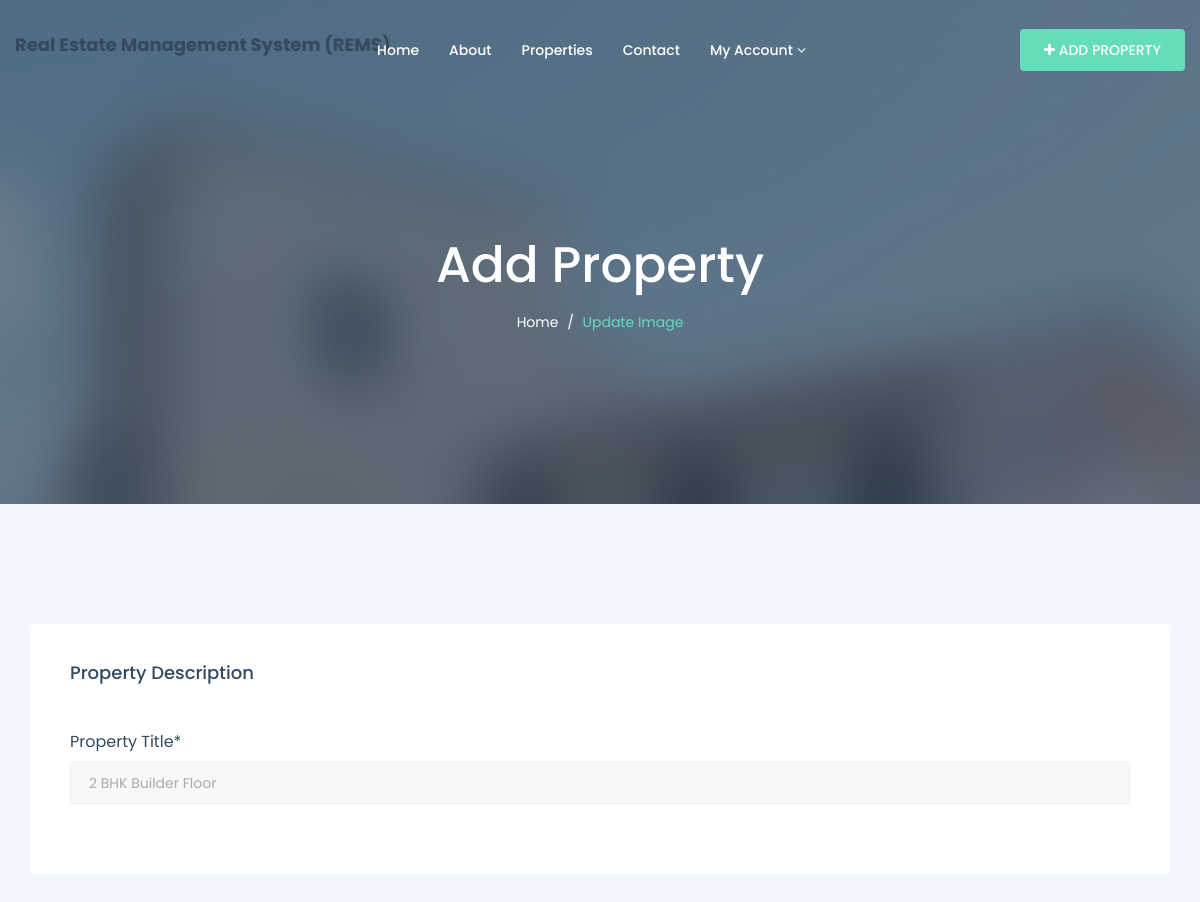
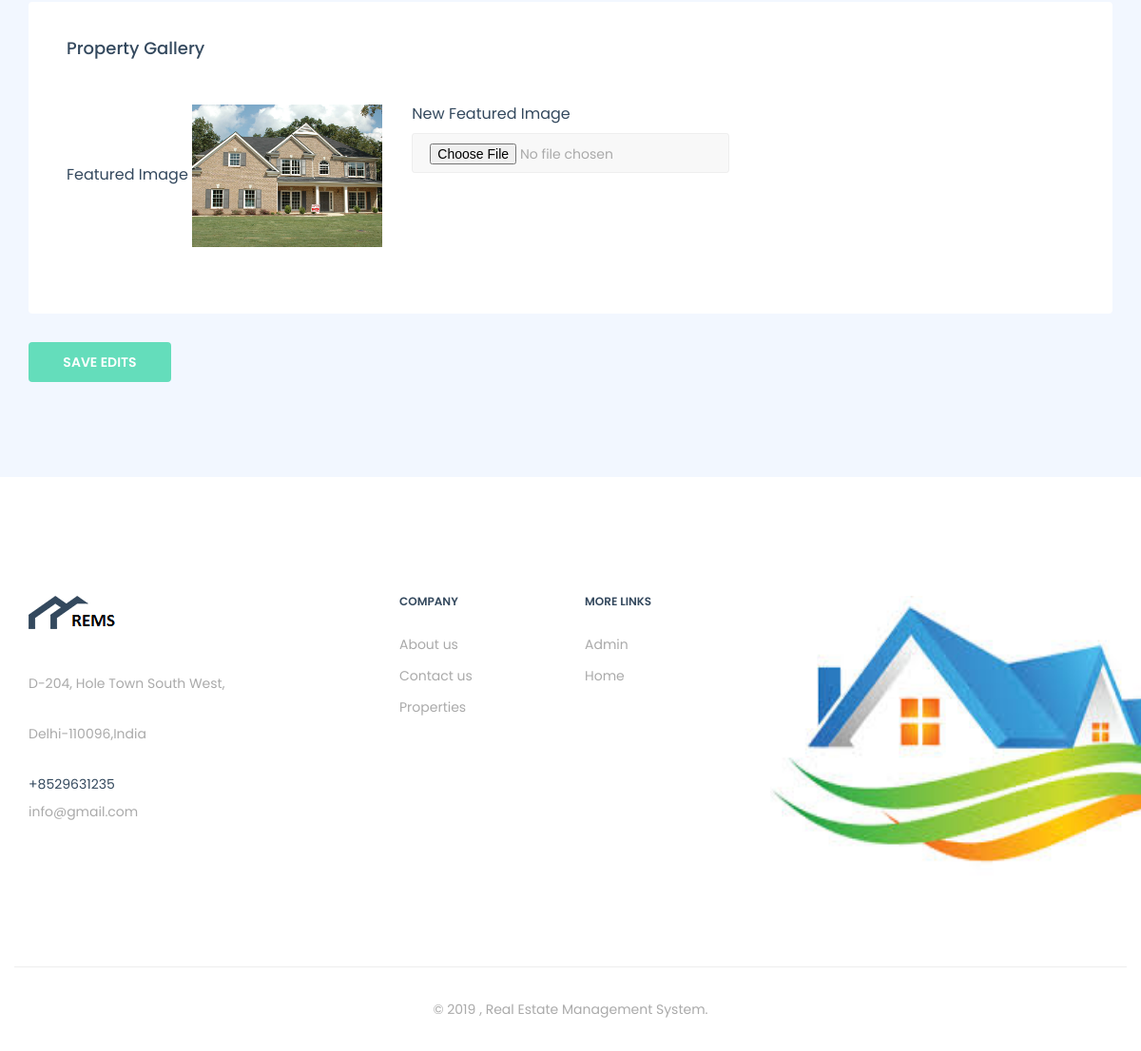
Screenshot of /rems/changeimage.php?editid=1 (signed in) with the database file from the repository (2 pictures, top to bottom).
### tables this page shows
CREATE TABLE `tblproperty` (
  `ID` int(10) NOT NULL,
  `UserID` char(20) DEFAULT NULL,
  `PropertyTitle` mediumtext DEFAULT NULL,
  `PropertDescription` mediumtext DEFAULT NULL,
  `Type` varchar(50) DEFAULT NULL,
  `Status` varchar(100) DEFAULT NULL,
  `Location` varchar(200) DEFAULT NULL,
  `Bedrooms` varchar(200) DEFAULT NULL,
  `Bathrooms` varchar(200) DEFAULT NULL,
  `Floors` varchar(200) DEFAULT NULL,
  `Garages` varchar(200) DEFAULT NULL,
  `Area` varchar(50) DEFAULT NULL,
  `Size` varchar(50) DEFAULT NULL,
  `RentorsalePrice` varchar(120) DEFAULT NULL,
  `BeforePricelabel` varchar(120) DEFAULT NULL,
  `AfterPricelabel` varchar(120) DEFAULT NULL,
  `PropertyID` varchar(120) DEFAULT NULL,
  `CenterCooling` int(4) DEFAULT NULL,
  `Balcony` int(4) DEFAULT NULL,
  `PetFriendly` int(4) DEFAULT NULL,
  `Barbeque` int(4) DEFAULT NULL,
  `FireAlarm` int(4) DEFAULT NULL,
  `ModernKitchen` int(4) DEFAULT NULL,
  `Storage` int(4) DEFAULT NULL,
  `Dryer` int(4) DEFAULT NULL,
  `Heating` int(4) DEFAULT NULL,
  `Pool` int(4) DEFAULT NULL,
  `Laundry` int(4) DEFAULT NULL,
  `Sauna` int(4) DEFAULT NULL,
  `Gym` int(4) DEFAULT NULL,
  `Elevator` int(4) DEFAULT NULL,
  `DishWasher` int(4) DEFAULT NULL,
  `EmergencyExit` int(4) DEFAULT NULL,
  `FeaturedImage` varchar(200) DEFAULT NULL,
  `GalleryImage1` varchar(200) DEFAULT NULL,
  `GalleryImage2` varchar(200) DEFAULT NULL,
  `GalleryImage3` varchar(200) DEFAULT NULL,
  `GalleryImage4` varchar(200) DEFAULT NULL,
  `GalleryImage5` varchar(200) DEFAULT NULL,
  `Address` varchar(200) DEFAULT NULL,
  `Country` varchar(200) DEFAULT NULL,
  `City` varchar(220) DEFAULT NULL,
  `State` varchar(200) DEFAULT NULL,
  `ZipCode` varchar(200) DEFAULT NULL,
  `Neighborhood` varchar(200) DEFAULT NULL,
  `ListingDate` timestamp NULL DEFAULT current_timestamp()
);

CREATE TABLE `tblpage` (
  `ID` int(10) NOT NULL,
  `PageType` varchar(120) DEFAULT NULL,
  `PageTitle` mediumtext DEFAULT NULL,
  `PageDescription` mediumtext DEFAULT NULL,
  `Email` varchar(120) DEFAULT NULL,
  `MobileNumber` bigint(10) DEFAULT NULL,
  `UpdationDate` timestamp NULL DEFAULT NULL ON UPDATE current_timestamp()
);

### rems/changeimage.php (the view, shortened to what this page needs)
<?php
if (strlen($_SESSION['remsuid']==0)) {
  header('location:logout.php');
  }
  else{
  ?>
 <!DOCTYPE html>
<html dir="ltr" lang="en-US">
<head>
    <link href="assets/css/external.css" rel="stylesheet">
    <link href="assets/css/bootstrap.min.css" rel="stylesheet">
    <link href="assets/css/style.css" rel="stylesheet">
</head>
<body>
    <div id="wrapper" class="wrapper clearfix">
        <?php include_once('includes/header.php');?>
        <section id="page-title" class="page-title bg-overlay bg-overlay-dark2">
            <div class="container">
                <div class="row">
                    <div class="col-xs-12 col-sm-12 col-md-6 col-md-offset-3">
                        <div class="title title-1 text-center">
                            <div class="title--content">
                                <div class="title--heading">
                                    <h1>Add Property</h1>
                                </div>
                                <ol class="breadcrumb">
                                    <li><a href="#">Home</a></li>
                                    <li class="active">Update Image</li>
                                </ol>
                            </div>
                        </div>
                    </div>
                </div>
            </div>
        </section>
        <section id="add-property" class="add-property">
            <div class="container">
                <div class="row">
                    <div class="col-xs-12 col-sm-12 col-md-12">
                        <form class="mb-0" method="post"  enctype="multipart/form-data">
  <?php
 $eid=$_GET['editid'];
$ret=mysqli_query($con,"select * from tblproperty where ID='$eid'");
while ($row=mysqli_fetch_array($ret)) {
?>
                            <div class="form-box">
                                <div class="row">
                                    <div class="col-xs-12 col-sm-12 col-md-12">
                                        <h4 class="form--title">Property Description</h4>
                                    </div>
                                     <div class="col-xs-12 col-sm-12 col-md-12">
                                        <div class="form-group">
                                            <label for="property-title">Property Title*</label>
                                           <input type="text" class="form-control" name="propertytitle" id="propertytitle" required='true' value="<?php  echo $row['PropertyTitle'];?>">
                                        </div>
                                    </div>
                                </div>
                            </div>
                            <div class="form-box">
                                <div class="row">
                                    <div class="col-xs-12 col-sm-12 col-md-12">
                                        <h4 class="form--title">Property Gallery</h4>
                                    </div>
                                    <div class="col-xs-4 col-sm-4 col-md-4">
                                        <div class="form-group">
                                            <label for="address">Featured Image</label>
                                            <img src="propertyimages/<?php echo $row['FeaturedImage'];?>" width="200" height="150">
                                        </div>
                                    </div>
                                    <div class="col-xs-4 col-sm-4 col-md-4">
                                        <div class="form-group">
                                            <label for="address">New Featured Image</label>
                                            <input type="file" class="form-control" name="featuredimage" required='true'>
                                        </div>
                                    </div>
                                </div>
                            </div>
                   <?php } ?>
                            <input type="submit" value="Save Edits" name="submit" class="btn btn--primary">
                        </form>
                    </div>
                </div>
            </div>
        </section>
                    </div>
        <?php include_once('includes/footer.php');?>
</body>
</html>
 <?php } ?>

### rems/includes/footer.php (shortened to what this page needs)
 <?php
include('includes/dbconnection.php');
?>
 <footer id="footer" class="footer footer-1 bg-white">
            <div class="footer-widget">
                <div class="container">
                    <div class="row">
                        <div class="col-xs-12 col-sm-6 col-md-3 widget--about">
                            <div class="widget--content">
                                <?php
$ret=mysqli_query($con,"select * from tblpage where PageType='contactus'");
while ($row=mysqli_fetch_array($ret)) {
?>
                                <div class="footer--logo">
                                    <img src="assets/images/logo/logo-dark3.png" alt="logo">
                                </div>
                                <p><?php  echo $row['PageDescription'];?></p>
                                <div class="footer--contact">
                                    <ul class="list-unstyled mb-0">
                                        <li>+<?php  echo $row['MobileNumber'];?></li>
                                        <li> <p><?php  echo $row['Email'];?></p></li>
                                    </ul>
                                </div>
                            </div>
                            <?php } ?>
                        </div>
                        <div class="col-xs-12 col-sm-3 col-md-2 col-md-offset-1 widget--links">
                            <div class="widget--title">
                                <h5>Company</h5>
                            </div>
                            <div class="widget--content">
                                <ul class="list-unstyled mb-0">
                                    <li><a href="about.php">About us</a></li>
                                    <li><a href="contact.php">Contact us</a></li>
                                   <li><a href="properties-grid.php">Properties</a></li>
                                </ul>
                            </div>
                        </div>
                        <div class="col-xs-12 col-sm-3 col-md-2 widget--links">
                            <div class="widget--title">
                                <h5>More Links</h5>
                            </div>
                            <div class="widget--content">
                                <ul class="list-unstyled mb-0">
                                    <li><a href="admin/login.php">Admin</a></li>
                                    <li><a href="index.php">Home</a></li>
                                </ul>
                            </div>
                        </div>
                        <div class="col-xs-12 col-sm-12 col-md-4 widget--newsletter">
                            <img src="assets/images/about/download.jpg" width="500" height="300" alt="logo">
                        </div>
                    </div>
                </div>
            </div>
            <div class="footer--copyright text-center">
                <div class="container">
                    <div class="row footer--bar">
                        <div class="col-xs-12 col-sm-12 col-md-12">
                            <span>© 2019 , Real Estate Management System.</span>
                        </div>
                    </div>
                </div>
            </div>
        </footer>

### rows the page displays
tblproperty: propertytitle "2 BHK Builder Floor", FeaturedImage (picture)
tblpage: PageDescription "D-204, Hole Town South West, Delhi-110096,India", MobileNumber "8529631235", Email "info@gmail.com"
